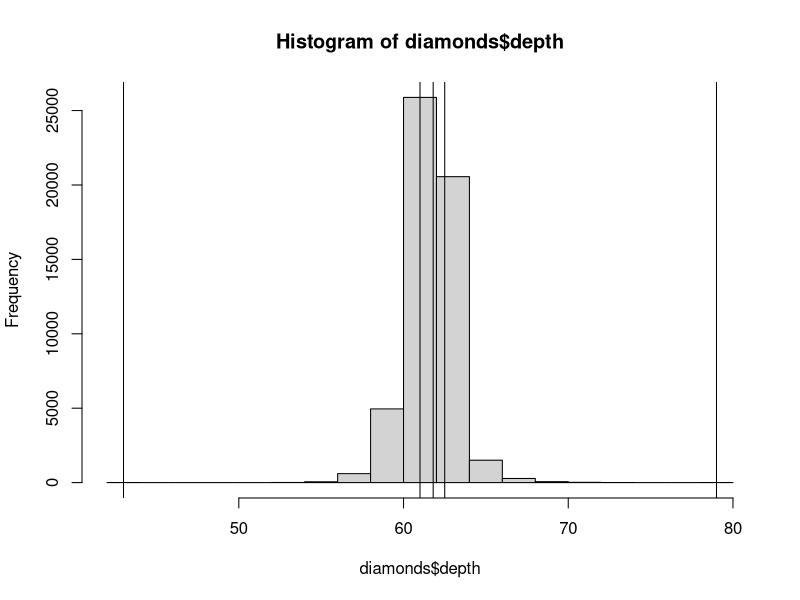
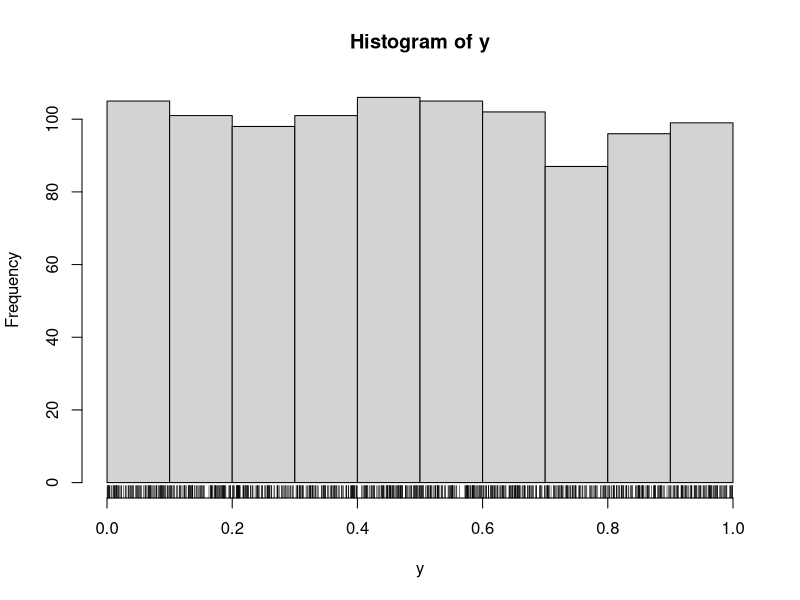
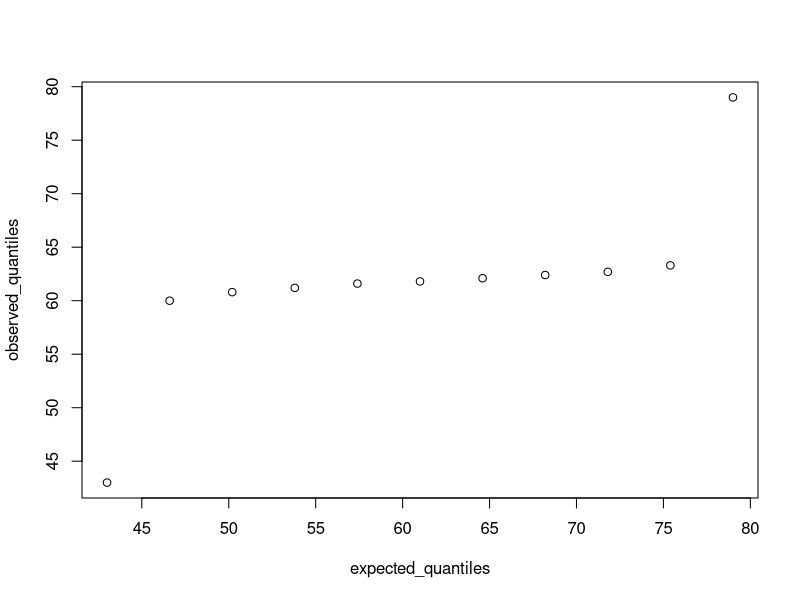
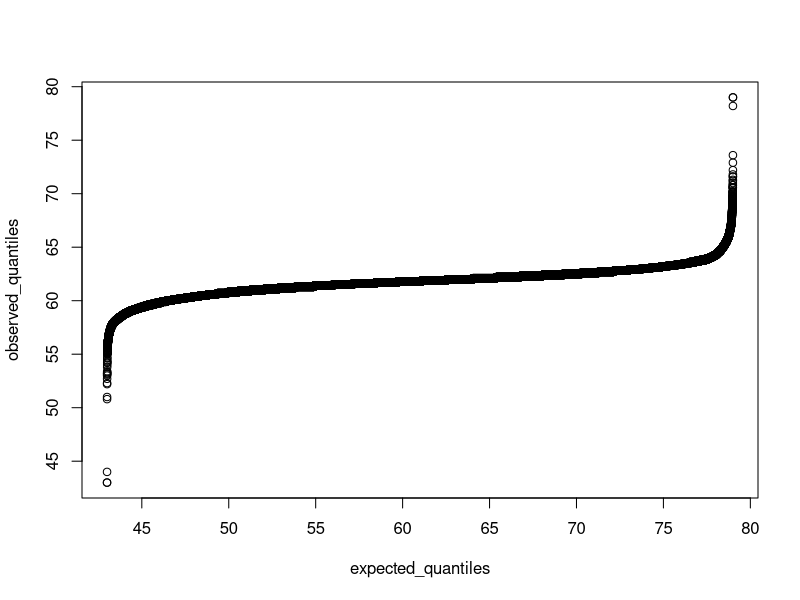
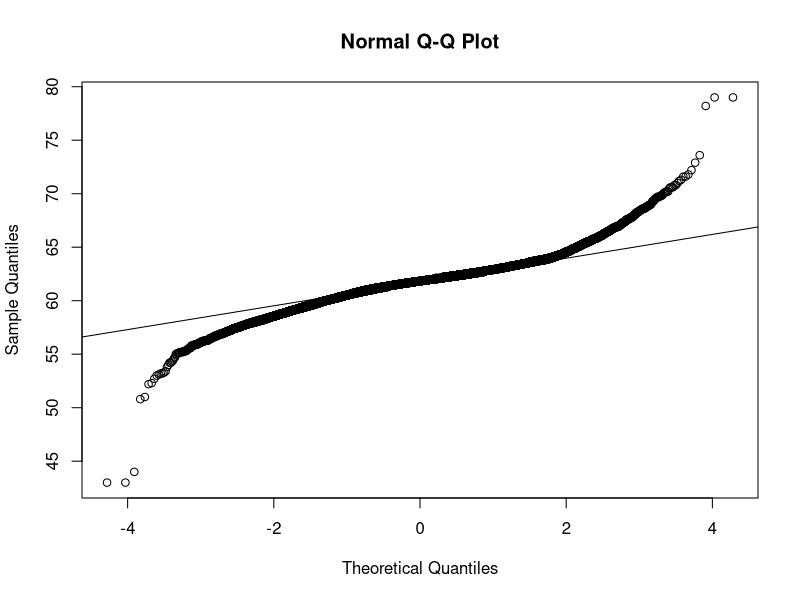

Reproduce these figures in R, in order.
## ---- chunk 1
library(ggplot2)
data(diamonds)

summary(diamonds$depth)
qs <- quantile(diamonds$depth, p=c(0,.25,.5,.75,1))
print(qs)
hist(diamonds$depth)
abline(v=qs)
## ---- chunk 2
# generate a dataset of 1000 observations from a Uniform(0,1) distribution
y <- runif(1000, min=0, max=1)
hist(y,nc=10)
rug(y)
## ---- chunk 3
observed_quantiles <- quantile(diamonds$depth, p=seq(0, 1, len=11))
expected_quantiles <- min(diamonds$depth) + (max(diamonds$depth) - min(diamonds$depth)) * seq(0, 1, len=11)
plot(expected_quantiles, observed_quantiles)
## ---- chunk 4
n <- length(diamonds$depth)
observed_quantiles <- sort(diamonds$depth)
expected_quantiles <- min(diamonds$depth) + (max(diamonds$depth) - min(diamonds$depth)) * seq(0, 1, len=n)
plot(expected_quantiles, observed_quantiles)
## ---- chunk 5
qqnorm(diamonds$depth)
qqline(diamonds$depth)
